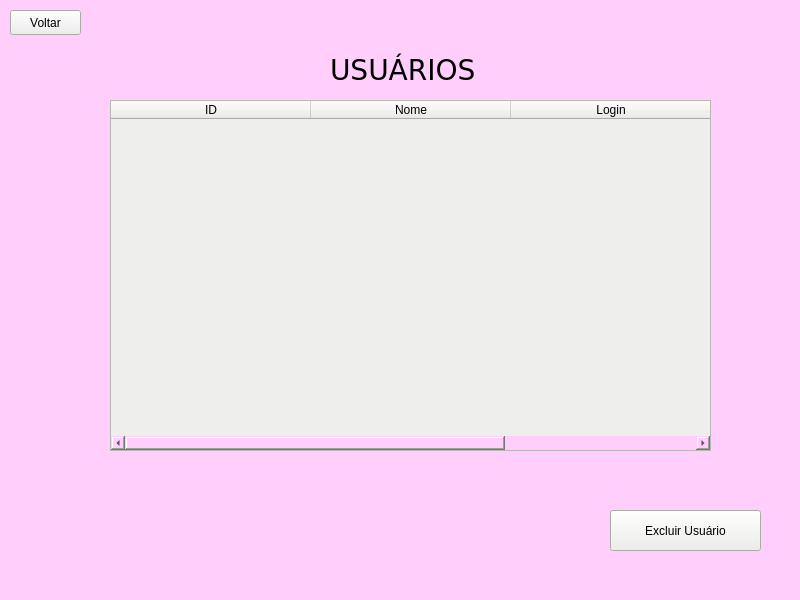
<?xml version="1.0" encoding="UTF-8"?>
<ui version="4.0">
 <class>MainWindow</class>
 <widget class="QMainWindow" name="MainWindow">
  <property name="geometry">
   <rect>
    <x>0</x>
    <y>0</y>
    <width>800</width>
    <height>600</height>
   </rect>
  </property>
  <property name="windowTitle">
   <string>MainWindow</string>
  </property>
  <property name="styleSheet">
   <string notr="true">background-color: rgb(255, 206, 250);</string>
  </property>
  <widget class="QWidget" name="centralwidget">
   <widget class="QLabel" name="label_8">
    <property name="geometry">
     <rect>
      <x>330</x>
      <y>50</y>
      <width>151</width>
      <height>41</height>
     </rect>
    </property>
    <property name="font">
     <font>
      <family>DejaVu Sans</family>
      <pointsize>21</pointsize>
     </font>
    </property>
    <property name="text">
     <string>USUÁRIOS</string>
    </property>
   </widget>
   <widget class="QPushButton" name="pushButton_2">
    <property name="geometry">
     <rect>
      <x>10</x>
      <y>10</y>
      <width>71</width>
      <height>25</height>
     </rect>
    </property>
    <property name="styleSheet">
     <string notr="true">background-color: rgb(238, 238, 236);</string>
    </property>
    <property name="text">
     <string>Voltar</string>
    </property>
   </widget>
   <widget class="QTableWidget" name="tableWidget">
    <property name="geometry">
     <rect>
      <x>110</x>
      <y>100</y>
      <width>601</width>
      <height>351</height>
     </rect>
    </property>
    <property name="styleSheet">
     <string notr="true">background-color: rgb(238, 238, 236);</string>
    </property>
    <attribute name="horizontalHeaderDefaultSectionSize">
     <number>200</number>
    </attribute>
    <column>
     <property name="text">
      <string>ID</string>
     </property>
    </column>
    <column>
     <property name="text">
      <string>Nome</string>
     </property>
    </column>
    <column>
     <property name="text">
      <string>Login</string>
     </property>
    </column>
   </widget>
   <widget class="QPushButton" name="pushButton_3">
    <property name="geometry">
     <rect>
      <x>610</x>
      <y>510</y>
      <width>151</width>
      <height>41</height>
     </rect>
    </property>
    <property name="styleSheet">
     <string notr="true">background-color: rgb(238, 238, 236);</string>
    </property>
    <property name="text">
     <string>Excluir Usuário</string>
    </property>
   </widget>
  </widget>
  <widget class="QMenuBar" name="menubar">
   <property name="geometry">
    <rect>
     <x>0</x>
     <y>0</y>
     <width>800</width>
     <height>22</height>
    </rect>
   </property>
  </widget>
  <widget class="QStatusBar" name="statusbar"/>
 </widget>
 <resources/>
 <connections/>
</ui>
